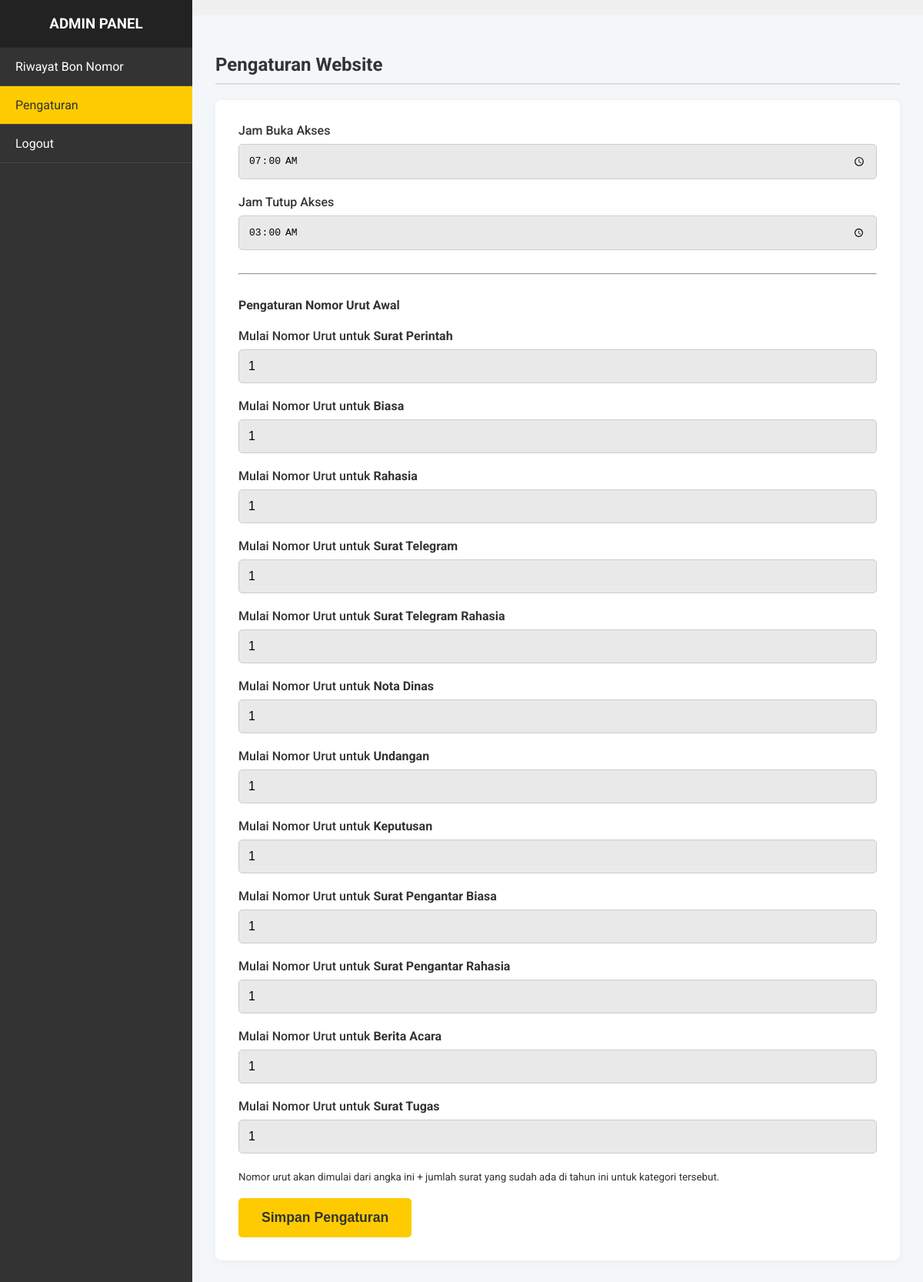
/admin/dashboard.php?menu=pengaturan (signed in), run on the app's committed database.
### tables this page shows
CREATE TABLE `kategori_pengaturan` (
  `id` int NOT NULL,
  `nama_kategori` varchar(100) NOT NULL,
  `nomor_awal` int NOT NULL DEFAULT '1'
);

### admin/dashboard.php (the view, shortened to what this page needs)
<?php
require '../config/koneksi.php';
$pengaturan_query = mysqli_query($conn, "SELECT * FROM pengaturan");
$pengaturan = [];
while($row = mysqli_fetch_assoc($pengaturan_query)) {
    $pengaturan[$row['setting_nama']] = $row['setting_nilai'];
}
$menu = isset($_GET['menu']) ? $_GET['menu'] : 'riwayat';
?>
<!DOCTYPE html>
<html lang="id">
<head>
    <link rel="stylesheet" href="../assets/css/style.css">
</head>
<body>
    <div class="admin-wrapper">
        <aside class="sidebar">
            <h3>ADMIN PANEL</h3>
            <a href="dashboard.php?menu=riwayat" class="<?= $menu == 'riwayat' ? 'active' : '' ?>">Riwayat Bon Nomor</a>
            <a href="dashboard.php?menu=pengaturan" class="<?= $menu == 'pengaturan' ? 'active' : '' ?>">Pengaturan</a>
            <a href="logout.php">Logout</a>
        </aside>
        <main class="admin-content">
            <?php if ($menu == 'riwayat'): ?>
                <h2>Riwayat Bon Nomor Surat</h2>
                <?php if(isset($_SESSION['sync_message'])): ?>
                    <p style="background: #d4edda; color: #155724; padding: 15px; border-radius: 5px; margin-bottom: 20px;"><?= $_SESSION['sync_message']; ?></p>
                    <?php unset($_SESSION['sync_message']); endif; ?>
                <form class="admin-search-bar" method="GET">
                    <input type="hidden" name="menu" value="riwayat">
                    <input type="text" name="search" placeholder="Cari berdasarkan nomor, perihal, pengaju..." value="<?= isset($_GET['search']) ? htmlspecialchars($_GET['search']) : '' ?>">
                    <button type="submit">Cari</button>
                </form>
                <div style="margin-bottom: 20px; display: flex; gap: 10px; flex-wrap: wrap;">
                    <a href="download_report.php" class="btn-yellow" style="display: inline-block;">Download Laporan Excel</a>
                    <a href="sync_from_sheets.php" class="btn-yellow" style="background-color: #17a2b8; color: white; display: inline-block;" onclick="return confirm('Apakah Anda yakin ingin menarik data dari Google Sheets?');">
                        Sinkronkan dari Google Sheets
                    </a>
                </div>
                <table class="admin-table">
                    <thead>
                        <tr>
                            <th>Tanggal</th>
                            <th>Nomor Surat</th>
                            <th>Kategori</th>
                            <th>Kepada</th>
                            <th>Perihal</th>
                            <th>Pengaju</th>
                            <th>Konseptor</th>
                            <th>Status Arsip</th>
                        </tr>
                    </thead>
                    <tbody>
                        <?php
                            $search = isset($_GET['search']) ? trim($_GET['search']) : '';
                            $query = "SELECT * FROM surat ";
                            $params = [];
                            $types = '';
                            if (!empty($search)) {
                                $where_clauses = [];
                                $search_term_like = "%" . $search . "%";
                                $text_fields = ['nomor_surat', 'kategori', 'kepada', 'perihal', 'nama_pengaju', 'konseptor'];
                                foreach ($text_fields as $field) {
                                    $where_clauses[] = "`$field` LIKE ?";
                                    $params[] = $search_term_like;
                                    $types .= 's';
                                }
                                $date_obj = DateTime::createFromFormat('d/m/Y', $search);
                                if (!$date_obj) {
                                    $date_obj = DateTime::createFromFormat('Y-m-d', $search);
                                }
                                if ($date_obj) {
                                    $search_date = $date_obj->format('Y-m-d');
                                    $where_clauses[] = "DATE(tanggal_pengajuan) = ?";
                                    $params[] = $search_date;
                                    $types .= 's';
                                }
                                if (!empty($where_clauses)) {
                                    $query .= "WHERE " . implode(' OR ', $where_clauses);
                                }
                            }
                            $query .= " ORDER BY tanggal_pengajuan DESC";
                            $stmt = mysqli_prepare($conn, $query);
                            if (!empty($params)) {
                                mysqli_stmt_bind_param($stmt, $types, ...$params);
                            }
                            mysqli_stmt_execute($stmt);
                            $result = mysqli_stmt_get_result($stmt);
                            if(mysqli_num_rows($result) > 0):
                                while($row = mysqli_fetch_assoc($result)):
                            ?>
                            <tr>
                                <td><?= date('d/m/Y', strtotime($row['tanggal_pengajuan'])) ?></td>
                                <td><?= htmlspecialchars($row['nomor_surat']) ?></td>
                                <td><?= htmlspecialchars($row['kategori']) ?></td>
                                <td><?= htmlspecialchars($row['kepada']) ?></td>
                                <td><?= htmlspecialchars($row['perihal']) ?></td>
                                <td><?= htmlspecialchars($row['nama_pengaju']) ?></td>
                                <td><?= htmlspecialchars($row['konseptor']) ?></td>
                                <td>
                                    <?php if($row['file_arsip']): ?>
                                        <a href="../uploads/<?= htmlspecialchars($row['file_arsip']) ?>" target="_blank" class="status green">Tersedia</a>
                                    <?php else: ?>
                                        <span class="status red">Belum Ada</span>
                                    <?php endif; ?>
                                </td>
                            </tr>
                            <?php
                                endwhile;
                            else: ?>
                                <tr><td colspan="7" style="text-align: center;">Tidak ada data ditemukan.</td></tr>
                            <?php endif; ?>
                    </tbody>
                </table>
            <?php elseif ($menu == 'pengaturan'): ?>
                <h2>Pengaturan Website</h2>
                <form method="POST" style="background: #fff; padding: 30px; border-radius: 8px; box-shadow: 0 2px 8px rgba(0,0,0,0.05);">
                    <div class="form-group">
                        <label for="waktu_buka">Jam Buka Akses</label>
                        <input type="time" id="waktu_buka" name="waktu_buka" value="<?= htmlspecialchars($pengaturan['waktu_buka'] ?? '00:00') ?>">
                    </div>
                    <div class="form-group">
                        <label for="waktu_tutup">Jam Tutup Akses</label>
                        <input type="time" id="waktu_tutup" name="waktu_tutup" value="<?= htmlspecialchars($pengaturan['waktu_tutup'] ?? '23:59') ?>">
                    </div>
                    <hr style="margin: 30px 0;">
                    <h4>Pengaturan Nomor Urut Awal</h4>
                    <?php
                        $kategori_query = mysqli_query($conn, "SELECT * FROM kategori_pengaturan");
                        while($kategori_row = mysqli_fetch_assoc($kategori_query)):
                    ?>
                    <div class="form-group">
                        <label>Mulai Nomor Urut untuk <strong><?= htmlspecialchars($kategori_row['nama_kategori']) ?></strong></label>
                        <input type="number" name="nomor_awal[<?= htmlspecialchars($kategori_row['nama_kategori']) ?>]"
                            value="<?= htmlspecialchars($kategori_row['nomor_awal']) ?>">
                    </div>
                    <?php endwhile; ?>
                    <small>Nomor urut akan dimulai dari angka ini + jumlah surat yang sudah ada di tahun ini untuk kategori tersebut.</small>
                    <br><br>
                    <button type="submit" name="update_pengaturan" class="btn-yellow">Simpan Pengaturan</button>
                </form>
            <?php endif; ?>
        </main>
    </div>
</body>
</html>

### assets/css/style.css (style rules this page uses)
:root { --primary-yellow: #fecb00; --dark-grey: #333; --medium-grey: #555; --light-grey: #f0f0f0; --bg-grey: #e9e9e9; --text-color: #333; --red-btn: #dc3545; --green-status: #28a745; }
body { font-family: 'Roboto', sans-serif; margin: 0; background-color: var(--light-grey); color: var(--text-color); }
main { max-width: 1200px; margin: 20px auto; padding: 0; background-color: transparent; border-radius: 0; box-shadow: none; }
.form-group { margin-bottom: 20px; }
.form-group label { display: block; margin-bottom: 8px; font-weight: 500; }
.form-group input, .form-group select, .form-group textarea { width: 100%; padding: 12px; border: 1px solid #ccc; border-radius: 5px; background-color: var(--bg-grey); font-size: 1em; box-sizing: border-box; }
.btn-yellow { background-color: var(--primary-yellow); color: var(--dark-grey); border: none; padding: 15px 30px; font-size: 1.1em; font-weight: bold; border-radius: 5px; cursor: pointer; transition: background-color 0.3s ease; }
body::before { content: ''; position: fixed; top: 0; left: 0; width: 100%; height: 100%; background-image: url('../img/logo_polri.png'); background-repeat: no-repeat; background-position: center center; background-size: 500px; opacity: 0.1; z-index: -1; }

### admin/dashboard.php (style rules this page uses)
.admin-wrapper { display: flex; }
.sidebar { width: 250px; background: #333; color: white; min-height: 100vh; flex-shrink: 0; }
.sidebar h3 { text-align: center; padding: 20px; background: #222; margin: 0; }
.sidebar a { display: block; padding: 15px 20px; color: white; text-decoration: none; border-bottom: 1px solid #444; }
.sidebar a:hover, .sidebar a.active { background: var(--primary-yellow); color: var(--dark-grey); }
.admin-content { flex-grow: 1; padding: 30px; background-color: #f4f7fa; }
.admin-content h2 { border-bottom: 2px solid #ddd; padding-bottom: 10px; margin-bottom: 20px; }

### data on the page
kategori_pengaturan: nama_kategori "Surat Perintah", nomor_awal "1"
kategori_pengaturan: nama_kategori "Biasa", nomor_awal "1"
kategori_pengaturan: nama_kategori "Rahasia", nomor_awal "1"
kategori_pengaturan: nama_kategori "Surat Telegram", nomor_awal "1"
kategori_pengaturan: nama_kategori "Surat Telegram Rahasia", nomor_awal "1"
kategori_pengaturan: nama_kategori "Nota Dinas", nomor_awal "1"
kategori_pengaturan: nama_kategori "Undangan", nomor_awal "1"
kategori_pengaturan: nama_kategori "Keputusan", nomor_awal "1"
kategori_pengaturan: nama_kategori "Surat Pengantar Biasa", nomor_awal "1"
kategori_pengaturan: nama_kategori "Surat Pengantar Rahasia", nomor_awal "1"
kategori_pengaturan: nama_kategori "Berita Acara", nomor_awal "1"
kategori_pengaturan: nama_kategori "Surat Tugas", nomor_awal "1"
